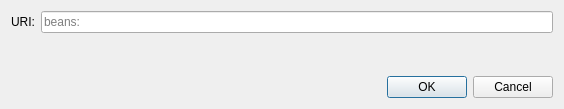
<?xml version="1.0" encoding="UTF-8"?>
<ui version="4.0">
 <class>OpenURIDialog</class>
 <widget class="QDialog" name="OpenURIDialog">
  <property name="geometry">
   <rect>
    <x>0</x>
    <y>0</y>
    <width>564</width>
    <height>109</height>
   </rect>
  </property>
  <property name="windowTitle">
   <string>Open beans URI</string>
  </property>
  <layout class="QVBoxLayout" name="verticalLayout">
   <item>
    <layout class="QHBoxLayout" name="horizontalLayout">
     <item>
      <widget class="QLabel" name="label">
       <property name="text">
        <string>URI:</string>
       </property>
      </widget>
     </item>
     <item>
      <widget class="QValidatedLineEdit" name="uriEdit">
       <property name="placeholderText">
        <string notr="true">beans:</string>
       </property>
      </widget>
     </item>
    </layout>
   </item>
   <item>
    <spacer name="verticalSpacer">
     <property name="orientation">
      <enum>Qt::Vertical</enum>
     </property>
     <property name="sizeHint" stdset="0">
      <size>
       <width>20</width>
       <height>40</height>
      </size>
     </property>
    </spacer>
   </item>
   <item>
    <widget class="QDialogButtonBox" name="buttonBox">
     <property name="orientation">
      <enum>Qt::Horizontal</enum>
     </property>
     <property name="standardButtons">
      <set>QDialogButtonBox::Cancel|QDialogButtonBox::Ok</set>
     </property>
    </widget>
   </item>
  </layout>
 </widget>
 <customwidgets>
  <customwidget>
   <class>QValidatedLineEdit</class>
   <extends>QLineEdit</extends>
   <header>qt/qvalidatedlineedit.h</header>
  </customwidget>
 </customwidgets>
 <resources/>
 <connections>
  <connection>
   <sender>buttonBox</sender>
   <signal>accepted()</signal>
   <receiver>OpenURIDialog</receiver>
   <slot>accept()</slot>
   <hints>
    <hint type="sourcelabel">
     <x>248</x>
     <y>254</y>
    </hint>
    <hint type="destinationlabel">
     <x>157</x>
     <y>274</y>
    </hint>
   </hints>
  </connection>
  <connection>
   <sender>buttonBox</sender>
   <signal>rejected()</signal>
   <receiver>OpenURIDialog</receiver>
   <slot>reject()</slot>
   <hints>
    <hint type="sourcelabel">
     <x>316</x>
     <y>260</y>
    </hint>
    <hint type="destinationlabel">
     <x>286</x>
     <y>274</y>
    </hint>
   </hints>
  </connection>
 </connections>
</ui>
